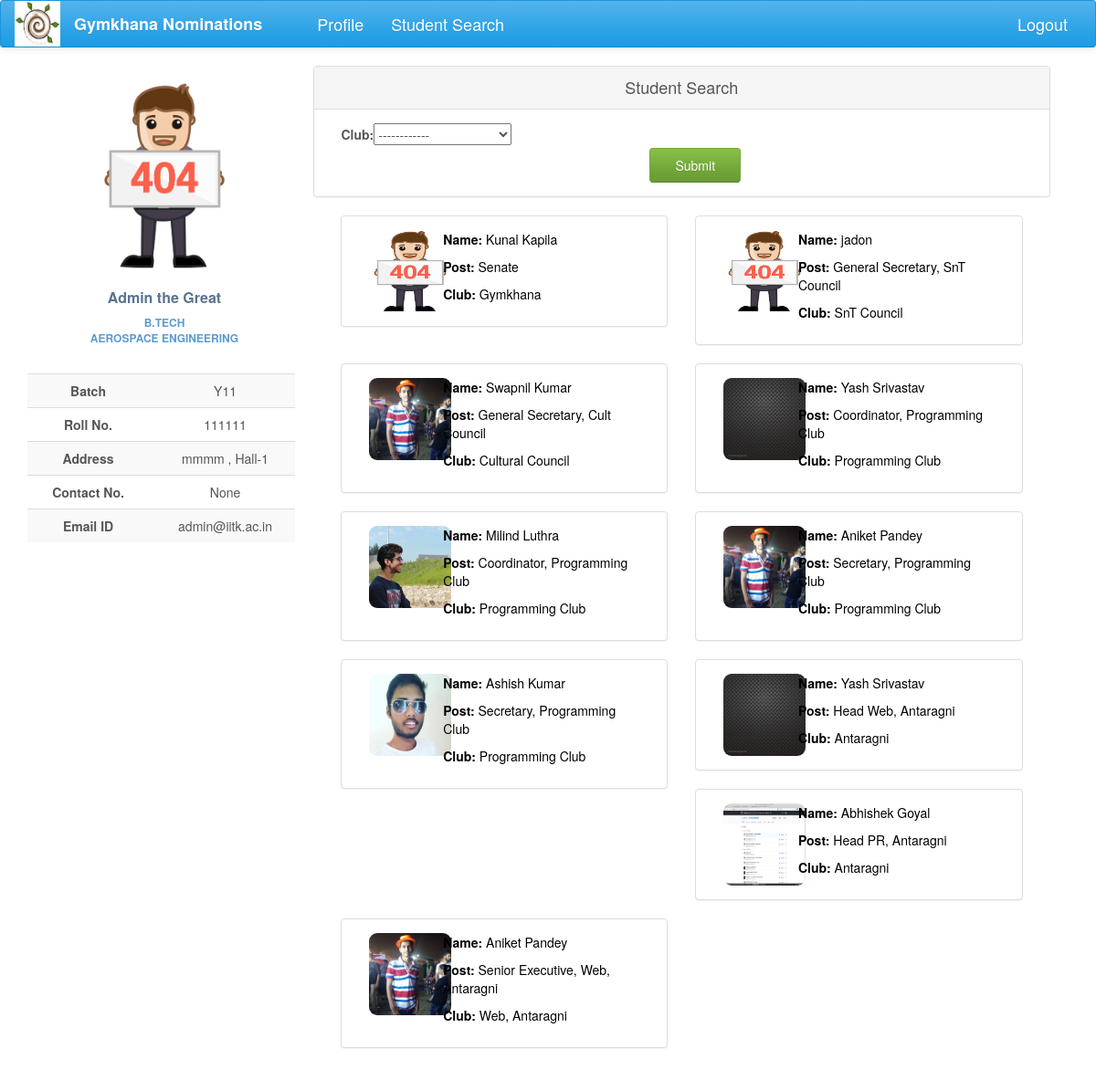
/info/ (signed in), run on an earlier commit of the app's database.
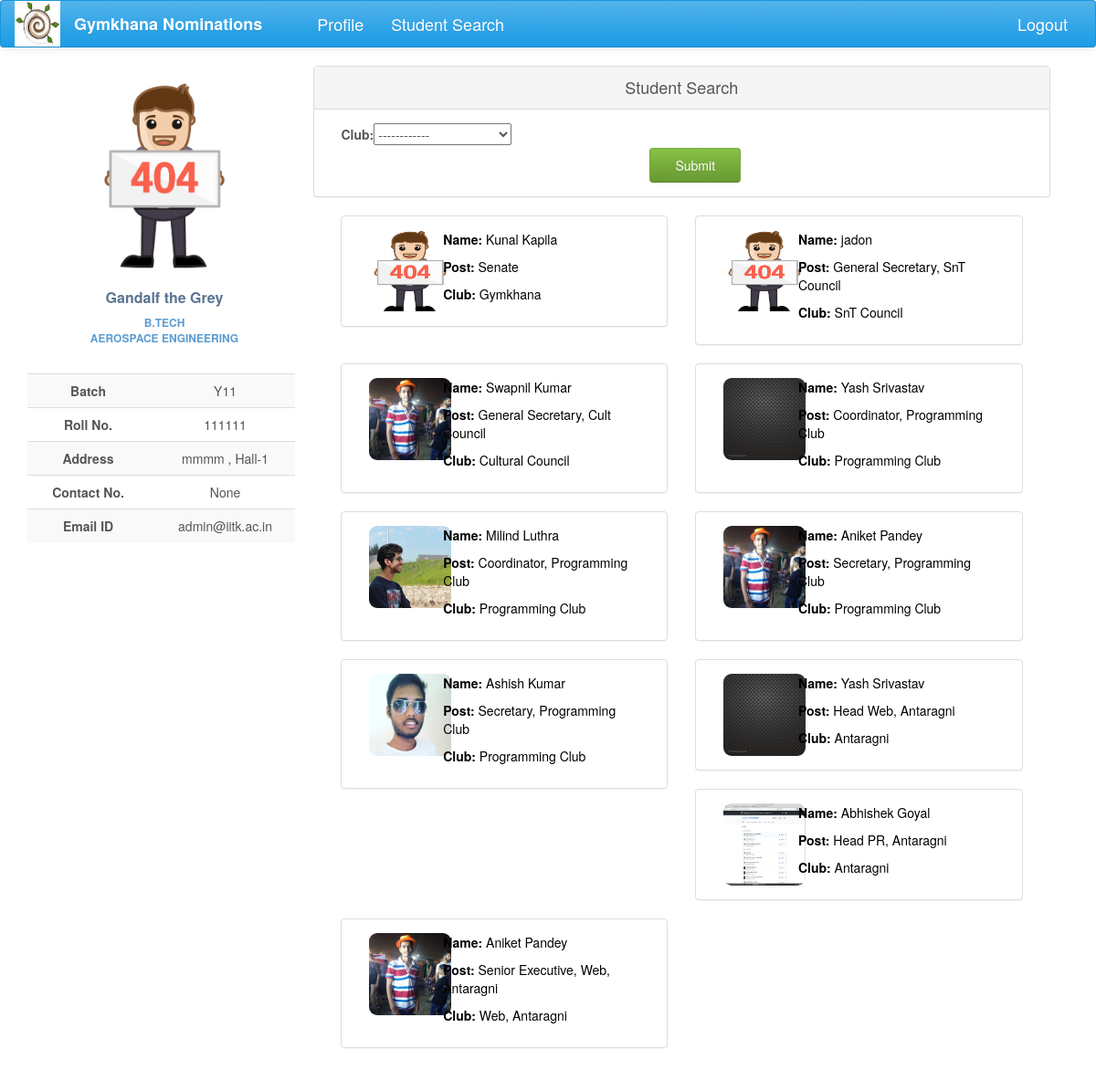
And on a later commit of the database.
### nomi/models.py (models this page shows, shortened)
class UserProfile(models.Model):
    user = models.OneToOneField(User, on_delete=models.CASCADE)
    user_img = models.ImageField(upload_to=user_directory_path, null=True, blank=True)
    name = models.CharField(max_length=40, blank=True)
    roll_no = models.IntegerField(null=True)
    year = models.CharField(max_length=4, choices=YEAR, default='Y16')
    programme = models.CharField(max_length=7, choices=PROGRAMME, default='B.Tech')
    department = models.CharField(max_length=200, choices=DEPT, default='AE')
    hall = models.CharField(max_length=10, choices=HALL, default=1)
    room_no = models.CharField(max_length=10, null=True, blank=True)
    contact = models.CharField(max_length=10, null=True, blank=True)
    def image_url(self):
        if self.user_img and hasattr(self.user_img, 'url'):
            return self.user_img.url
        else:
            return '/static/nomi/img/banner.png'

class Post(models.Model):
    post_name = models.CharField(max_length=500, null=True)
    club = models.ForeignKey(Club, on_delete=models.CASCADE, null=True, blank=True)
    tags = models.ManyToManyField(Club, related_name='club_posts', symmetrical=False,blank=True)
    parent = models.ForeignKey('self', on_delete=models.CASCADE, null=True, blank=True)
    post_holders = models.ManyToManyField(User, related_name='posts', blank=True)
    post_approvals = models.ManyToManyField('self', related_name='approvals', symmetrical=False, blank=True)
    status = models.CharField(max_length=50, choices=POST_STATUS, default='Post created')
    perms = models.CharField(max_length=200, choices=POST_PERMS, default='normal')
    tag_perms = models.CharField(max_length=20, choices=TAG_PERMS, default='normal')
    def __str__(self):
        return self.post_name

class Club(models.Model):
    club_name = models.CharField(max_length=100, null=True)
    club_parent = models.ForeignKey('self', null=True, blank=True)
    def __str__(self):
        return self.club_name

### info/views.py (the view)
def index(request):
    club = None
    query_posts = None
    if request.method == 'POST':
        club_form = ClubForm(request.POST)
        post_form = PostForm(club, request.POST)
        if club_form.is_valid():
            club = Club.objects.get(pk=club_form.cleaned_data['club'])
            if post_form.is_valid():
                post = Post.objects.filter(pk=post_form.cleaned_data['post'], tags=club)
                query_posts = post
                post_form = PostForm(club)
                return render(request, 'index.html',
                              context={'club_form': club_form, 'post_form': post_form,
                                       'query_posts': query_posts})
            post_form = PostForm(club)
            query_posts = club.club_posts.all()
            return render(request, 'index.html',
                          context={'club_form': club_form, 'post_form': post_form,
                                   'query_posts': query_posts})
    else:
        club_form = ClubForm
        post_form = None
        query_posts = Post.objects.all()
    return render(request, 'index.html', context={'club_form': club_form, 'post_form': post_form,
                                                  'query_posts': query_posts})

### nomi/global_contexts.py (called while the page is built)
def context(request):
    if request.user.is_authenticated:
        try:
            my_profile = UserProfile.objects.get(user=request.user)
            my_posts = Post.objects.filter(post_holders=request.user)
            length = len(my_posts)
            senate = False
            for post in my_posts:
                if post.perms == 'can ratify the post':
                    senate = True
            return {'my_posts': my_posts, 'my_profile': my_profile, 'senate': senate, 'length': length}
        except ObjectDoesNotExist:
            return {'my_posts': 0, 'my_profile': 0}
    else:
        return {'my_posts': 0, 'my_profile': 0}

### info/templates/index.html (shortened to what this page needs)
<!DOCTYPE html>
<html lang="en">
{% load staticfiles %}
{% load bootstrap %}
<head>
    <link href="https://maxcdn.bootstrapcdn.com/bootswatch/3.3.7/cerulean/bootstrap.min.css" rel="stylesheet"
>
    <link href="https://maxcdn.bootstrapcdn.com/font-awesome/4.7.0/css/font-awesome.min.css" rel="stylesheet"
>
    <link rel="stylesheet" href="{% static 'nomi/css/main.css' %}" type="text/css">
</head>
<body>
{% block navigation %}
<nav class="navbar navbar-default" id="navbar">
    <div class="container-fluid">
        <div class="navbar-header">
            <a href="#">
                <div>
                    <img src="{% static 'nomi/img/gym.jpg' %}" width="50" height="50">
                </div>
            </a>
        </div>
        <div class="collapse navbar-collapse" id="bs-example-navbar-collapse-1">
            <ul class="nav navbar-nav">
                <li><a href="{% url 'index' %}" id="brand">Gymkhana Nominations</a></li>
                <li><a href="{% url 'profile' %}" id="navbar-links">Profile</a></li>
                <li><a href="{% url 'info:info' %}" id="navbar-links">Student Search</a></li>
            </ul>
            <ul class="nav navbar-nav navbar-right">
                <li id="navbar-links"><a href="{% url 'logout' %}?next={% url 'login' %}">Logout</a></li>
            </ul>
        </div>
    </div>
</nav>
{% endblock %}
<div class="container-fluid">
    <div  class="row profile">
        <div class="col-lg-3 col-md-3">
            {% block profile %}
            <div id="profile" class="profile-sidebar" style="position:fixed">
                <div class="profile-userpic">
                    <img src="{{ my_profile.image_url }}" class="img-responsive" alt="">
                </div>
                <div class="profile-usertitle">
                    <div class="profile-usertitle-name">
                        {{my_profile.name}}
                    </div>
                    <div class="profile-usertitle-job">
                        {{my_profile.programme}} <br> {{my_profile.department}}
                    </div>
                </div>
                <div class="profile-usermenu">
                    <table class="table table-striped table-hover ">
                        <tbody>
                        <tr>
                            <td id="topic">Batch</td>
                            <td>{{my_profile.year}} </td>
                        </tr>
                        <tr>
                            <td id="topic">Roll No.</td>
                            <td>{{my_profile.roll_no}} </td>
                        </tr>
                        <tr>
                            <td id="topic">Address</td>
                            <td>{{my_profile.room_no}} , Hall-{{my_profile.hall}}</td>
                        </tr>
                        <tr>
                            <td id="topic">Contact No.</td>
                            <td>{{ my_profile.contact }}</td>
                        </tr>
                        <tr>
                            <td id="topic">Email ID</td>
                            <td>{{my_profile.user}}@iitk.ac.in</td>
                        </tr>
                        </tbody>
                    </table>
                </div>
            </div>
            {% endblock %}
        </div>
        <div class="col-lg-9 col-md-9">
            {% block content %}
                <div class="profile-content ">
                    <div class="panel panel-default">
                        <div class="panel-heading">Student Search</div>
                        <div class="panel-body">
                            {% if not post_form %}
                                <form action="" method="post">
                                    <div class="col-lg-12">
                                        {{club_form|bootstrap}}
                                    </div>
                                    <div class="col-lg-12 text-center">
                                        <input type="submit" value="Submit" class="btn btn-success nomi-filter" />
                                    </div>
                                </form>
                            {% endif %}
                        </div>
                    </div>
                <div class="container-fluid">
                    {% for post in query_posts %}
                        {% for students in post.post_holders.all %}
                            <div class="row-fluid">
                                <div class="col-lg-6">
                                    {% if students.userprofile %}
                                        <a style="color: black;" href="{% url 'public_profile' students.userprofile.pk %}"><div class="panel panel-default panel-success">
                                            <div class="panel-body">
                                                <div class="col-lg-3">
                                                    <img style="border-radius: 10%" src="{{ students.userprofile.image_url }}" alt="Pic here"
                                                    width="90px" height="90px">
                                                </div>
                                                <div class="col-lg-9">
                                                    <p style="text-decoration: none"><span style="font-weight: bold;">
                                                        Name: </span>{{ students.userprofile.name }}</p>
                                                    <p style="text-decoration: none"><span style="font-weight: bold;">
                                                        Post: </span>{{ post }}</p>
                                                    <p style="text-decoration: none"><span style="font-weight: bold;">
                                                        Club: </span>{{ post.club }}</p>
                                                </div>
                                            </div>
                                        </div></a>
                                    {% endif %}
                                </div>
                            </div>
                        {% endfor %}
                    {% endfor %}
                </div>
         </div>
    </div>
</div>
{% endblock %}
        </div>
</body>
</html>

### nomi/static/nomi/css/main.css (style rules this page uses)
#brand { text-decoration: none; font-size: large; font-weight: bold; margin-right: 30px; }
#navbar-links { font-size: large; }
#navbar { position: fixed; width: 100%; z-index: 100; }
body { background: #ffffff; }
.profile { margin: 20px 0; }
.profile-sidebar { padding: 20px 0 10px 0; width: 300px; margin-top: 50px; }
.profile-userpic img { float: none; margin: 0 auto; width: 50%; height: 50%; }
.profile-usertitle { text-align: center; margin-top: 20px; }
.profile-usertitle-name { color: #5a7391; font-size: 16px; font-weight: 600; margin-bottom: 7px; }
.profile-usertitle-job { text-transform: uppercase; color: #5b9bd1; font-size: 12px; font-weight: 600; margin-bottom: 15px; }
.profile-usermenu { margin-top: 30px; }
.profile-usermenu table tbody tr td { text-align: center; }
#topic { font-weight: bolder; }
.profile-content { z-index: 0; margin-top: 32px; padding: 20px; background: #ffffff; min-height: 460px; }
.btn { width: 150px; }
.panel-default .panel-heading { text-align: center; font-size: large; }
.nomi-filter { margin-left: 30px; width: 100px; }
.panel-body p span { margin-bottom: 20px; }
.panel-success { transition: box-shadow 0.2s; }

What changed in the data, as far as the page shows it:
changed UserProfile "mmmm": name "Admin the Great" → "Gandalf the Grey"
